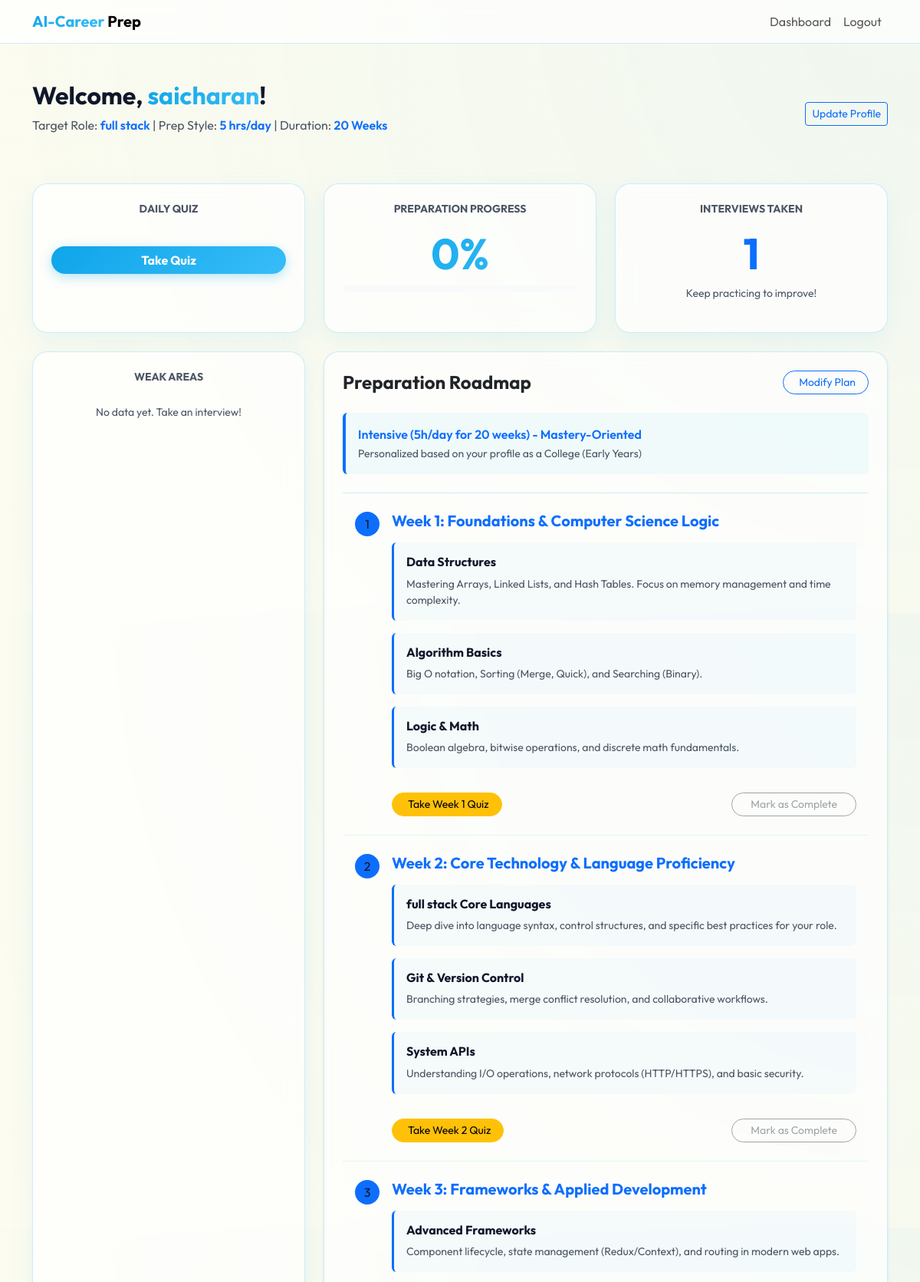
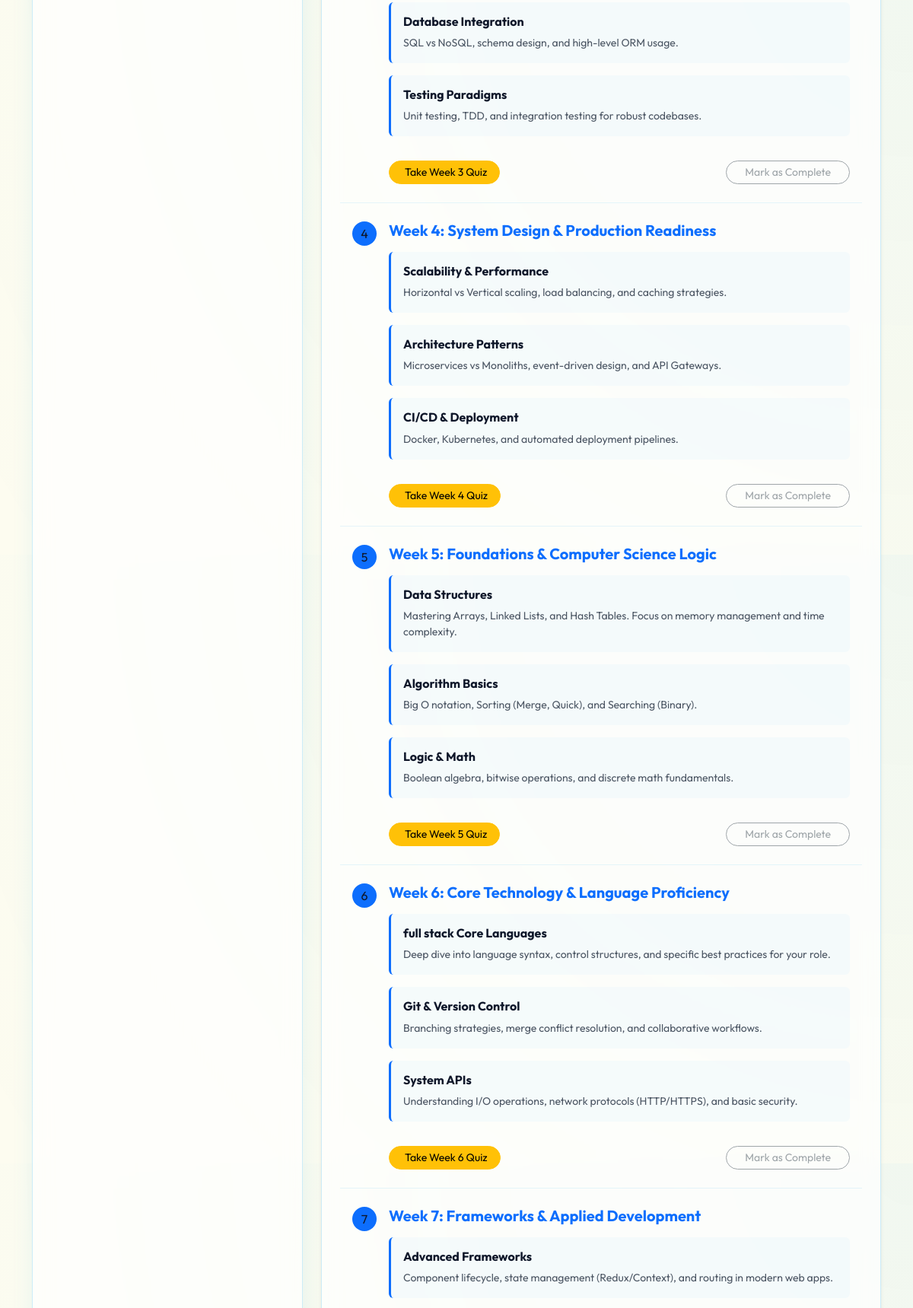
The page /dashboard (signed in, upper part) on the database its author committed (2 pictures, top to bottom).
### models.py (models this page shows)
class User(UserMixin, db.Model):
    id = db.Column(db.Integer, primary_key=True)
    username = db.Column(db.String(150), unique=True, nullable=False)
    email = db.Column(db.String(150), unique=True, nullable=False)
    password = db.Column(db.String(150), nullable=False)
    age = db.Column(db.Integer)
    education_level = db.Column(db.String(100))
    available_time = db.Column(db.String(100)) # e.g., "Full-time", "2 hours/day"
    desired_role = db.Column(db.String(100))
    prep_weeks = db.Column(db.Integer, default=1)
    readiness_score = db.Column(db.Integer, default=0)
    completed_modules = db.Column(db.String(500), default="") # Comma-separated indices
    sessions = db.relationship('InterviewSession', backref='user', lazy=True)

### app.py (the view)
    @app.route('/dashboard')
    @login_required
    def dashboard():
        from core.roadmap import generate_roadmap
        from models import QuizAttempt
        roadmap_data = generate_roadmap(current_user)
        passed_attempts = QuizAttempt.query.filter_by(user_id=current_user.id).all()
        passed_weeks = [
            a.week_number for a in passed_attempts
            if a.score >= (a.total_questions * 0.7)
        ]
        return render_template('dashboard.html', user=current_user, roadmap=roadmap_data, passed_weeks=passed_weeks)

### templates/dashboard.html (shortened to what this page needs)
{% extends "base.html" %}
{% block content %}
<div class="row">
    <div class="col-12 mb-5 d-flex justify-content-between align-items-center">
        <div>
            <h2 class="fw-bold">Welcome, <span class="gradient-text">{{ user.username }}</span>!</h2>
            <p class="text-muted">Target Role: <span class="fw-semibold text-primary">{{ user.desired_role }}</span> | Prep Style: <span class="fw-semibold text-primary">{{ user.available_time }} hrs/day</span> | Duration: <span class="fw-semibold text-primary">{{ user.prep_weeks }} Weeks</span></p>
        </div>
        <a href="{{ url_for('onboarding') }}" class="btn btn-outline-primary btn-sm">Update Profile</a>
    </div>
    <div class="col-md-4 mb-4">
        <div class="card card-glass p-4 text-center h-100">
            <h6 class="text-muted text-uppercase small fw-bold">Daily Quiz</h6>
            <a href="{{ url_for('quiz') }}" class="btn btn-primary w-100 rounded-pill fw-bold">Take Quiz</a>
        </div>
    </div>
    <div class="col-md-4 mb-4">
        <div class="card card-glass p-4 text-center h-100">
            <h6 class="text-muted text-uppercase small fw-bold">Preparation Progress</h6>
            <div class="display-4 fw-bold gradient-text my-2">{{ user.readiness_score }}%</div>
            <div class="progress bg-dark" style="height: 8px;">
            </div>
        </div>
    </div>
    <div class="col-md-4 mb-4">
        <div class="card card-glass p-4 text-center h-100">
            <h6 class="text-muted text-uppercase small fw-bold">Interviews Taken</h6>
            <div class="display-4 fw-bold text-primary my-2">{{ user.sessions|length }}</div>
            <p class="text-muted small">Keep practicing to improve!</p>
        </div>
    </div>
    <div class="col-md-4 mb-4">
        <div class="card card-glass p-4 text-center h-100">
            <h6 class="text-muted text-uppercase small fw-bold">Weak Areas</h6>
            <div class="text-white mt-3">
                {% if user.sessions and user.sessions[-1].weak_areas %}
                    {% for area in user.sessions[-1].weak_areas.split(',') %}
                        <span class="badge bg-danger mb-1">{{ area.strip() }}</span>
                    {% endfor %}
                {% else %}
                    <span class="text-muted italic small">No data yet. Take an interview!</span>
                {% endif %}
            </div>
        </div>
    </div>
    <div class="col-md-8">
        <div class="card card-glass p-4 shadow-sm mb-4">
            <div class="d-flex justify-content-between align-items-center mb-4">
                <h4 class="fw-bold mb-0">Preparation Roadmap</h4>
                <a href="{{ url_for('onboarding') }}" class="btn btn-outline-primary btn-sm rounded-pill px-3">
                     Modify Plan
                </a>
            </div>
            <div class="roadmap-summary p-3 rounded border-start border-primary border-4 mb-4" style="background: rgba(14, 165, 233, 0.05);">
                <p class="mb-0 fw-semibold text-primary">{{ roadmap.strategy }}</p>
                <small class="text-muted">Personalized based on your profile as a {{ user.education_level }}</small>
            </div>
            <div class="list-group list-group-flush bg-transparent">
                {% for module in roadmap.modules %}
                {% set module_idx = loop.index0 %}
                {% set is_completed = (module_idx|string) in user.completed_modules.split(',') %}
                <div class="list-group-item bg-transparent text-white border-secondary py-4 {% if is_completed %}opacity-50{% endif %}" style="position: relative;">
                    <div class="d-flex align-items-start">
                        <div class="me-3 {% if is_completed %}bg-success{% else %}bg-primary{% endif %} rounded-circle d-flex align-items-center justify-content-center flex-shrink-0" style="width: 32px; height: 32px;">
                            {% if is_completed %}<i class="bi bi-check-lg"></i>{% else %}{{ loop.index }}{% endif %}
                        </div>
                        <div class="w-100">
                            <h5 class="mb-3 fw-bold {% if is_completed %}text-success text-decoration-line-through{% else %}text-primary{% endif %}">{{ module.title }}</h5>
                            <div class="row">
                                {% for subject in module.subjects %}
                                <div class="col-12 mb-3">
                                    <div class="p-3 rounded border-start border-primary border-3" style="background: rgba(14, 165, 233, 0.03);">
                                        <h6 class="fw-bold mb-2">{{ subject.name }}</h6>
                                        <p class="text-muted small mb-0">{{ subject.content }}</p>
                                    </div>
                                </div>
                                {% endfor %}
                            </div>
                            <div class="d-flex justify-content-between align-items-center mt-3">
                                <div>
                                    {% set week_num = module_idx + 1 %}
                                    {% if week_num in passed_weeks %}
                                        <span class="badge bg-success"><i class="bi bi-patch-check-fill me-1"></i> Quiz Passed</span>
                                    {% else %}
                                        <a href="{{ url_for('quiz', week=week_num) }}" class="btn btn-warning btn-sm rounded-pill px-3">
                                             Take Week {{ week_num }} Quiz
                                        </a>
                                    {% endif %}
                                </div>
                                <div>
                                    <a href="{{ url_for('toggle_module', module_idx=module_idx) }}"
                                       class="btn {% if is_completed %}btn-success{% elif week_num in passed_weeks %}btn-outline-primary{% else %}btn-outline-secondary disabled{% endif %} btn-sm rounded-pill px-4">
                                        {% if is_completed %}
                                            <i class="bi bi-arrow-repeat me-1"></i> Study Again
                                        {% else %}
                                            Mark as Complete
                                        {% endif %}
                                    </a>
                                </div>
                            </div>
                        </div>
                    </div>
                </div>
                {% endfor %}
            </div>
        </div>
    </div>
</div>
{% endblock %}

### static/css/style.css (style rules this page uses)
:root { --sky-blue: #0ea5e9; --sky-blue-hover: #0284c7; --cream-bg: #fdfcf0; --deep-slate: #0f172a; --glass-bg: rgba(255, 255, 255, 0.85); --glass-border: rgba(14, 165, 233, 0.15); --primary-gradient: linear-gradient(135deg, #0ea5e9 0%, #38bdf8 100%); }
body { background-color: var(--cream-bg); background-image: radial-gradient(circle at top right, rgba(14, 165, 233, 0.05), transparent); color: var(--deep-slate); min-height: 100vh; }
.card-glass { background: var(--glass-bg); backdrop-filter: blur(12px); border: 1px solid var(--glass-border); border-radius: 20px; box-shadow: 0 10px 30px rgba(14, 165, 233, 0.08); transition: transform 0.3s ease, box-shadow 0.3s ease; }
.gradient-text { background: var(--primary-gradient); -webkit-background-clip: text; background-clip: text; -webkit-text-fill-color: transparent; }
.list-group-item { border-color: rgba(14, 165, 233, 0.1) !important; }
.text-white { color: var(--deep-slate) !important; }
.text-muted { color: #4b5563 !important; }
.bg-dark { background-color: #f8fafc !important; }
.border-secondary, .border-dark { border-color: rgba(14, 165, 233, 0.1) !important; }

### templates/base.html (style rules this page uses)
:root { --sky-blue: #0ea5e9; --sky-blue-hover: #0284c7; --cream-bg: #fdfcf0; --deep-slate: #0f172a; --glass-bg: rgba(255, 255, 255, 0.7); --glass-border: rgba(14, 165, 233, 0.2); --primary-gradient: linear-gradient(135deg, #0ea5e9 0%, #38bdf8 100%); }
body { font-family: 'Outfit', sans-serif; background-color: var(--cream-bg); color: var(--deep-slate); min-height: 100vh; }
.btn-primary { background: var(--primary-gradient); border: none; box-shadow: 0 4px 15px rgba(14, 165, 233, 0.3); color: white !important; }

### rows shown on the page
User: username "saicharan", desired_role "full stack", available_time "5", prep_weeks "20", readiness_score "0", education_level "College (Early Years)"

### other values the page prints
{{ user.sessions|length }} "1"
{{ roadmap.strategy }} "Intensive (5h/day for 20 weeks) - Mastery-Oriented"
{{ module.title }} "Week 1: Foundations & Computer Science Logic" "Week 2: Core Technology & Language Proficiency" "Week 3: Frameworks & Applied Development" "Week 4: System Design & Production Readiness" "Week 5: Foundations & Computer Science Logic" "Week 6: Core Technology & Language Proficiency" "Week 7: Frameworks & Applied Development"
{{ subject.name }} "Data Structures" "Algorithm Basics" "Logic & Math" "full stack Core Languages" "Git & Version Control" "System APIs" "Advanced Frameworks" "Database Integration" "Testing Paradigms" "Scalability & Performance" "Architecture Patterns" "CI/CD & Deployment" "Data Structures" "Algorithm Basics" "Logic & Math" "full stack Core Languages" "Git & Version Control" "System APIs" "Advanced Frameworks"
{{ subject.content }} "Mastering Arrays, Linked Lists, and Hash Tables. Focus on memory management and time complexity." "Big O notation, Sorting (Merge, Quick), and Searching (Binary)." "Boolean algebra, bitwise operations, and discrete math fundamentals." "Deep dive into language syntax, control structures, and specific best practices for your role." "Branching strategies, merge conflict resolution, and collaborative workflows." "Understanding I/O operations, network protocols (HTTP/HTTPS), and basic security." "Component lifecycle, state management (Redux/Context), and routing in modern web apps." "SQL vs NoSQL, schema design, and high-level ORM usage." "Unit testing, TDD, and integration testing for robust codebases." "Horizontal vs Vertical scaling, load balancing, and caching strategies." "Microservices vs Monoliths, event-driven design, and API Gateways." "Docker, Kubernetes, and automated deployment pipelines." "Mastering Arrays, Linked Lists, and Hash Tables. Focus on memory management and time complexity." "Big O notation, Sorting (Merge, Quick), and Searching (Binary)." "Boolean algebra, bitwise operations, and discrete math fundamentals." "Deep dive into language syntax, control structures, and specific best practices for your role." "Branching strategies, merge conflict resolution, and collaborative workflows." "Understanding I/O operations, network protocols (HTTP/HTTPS), and basic security." "Component lifecycle, state management (Redux/Context), and routing in modern web apps."
{{ week_num }} "1" "2" "3" "4" "5" "6"
